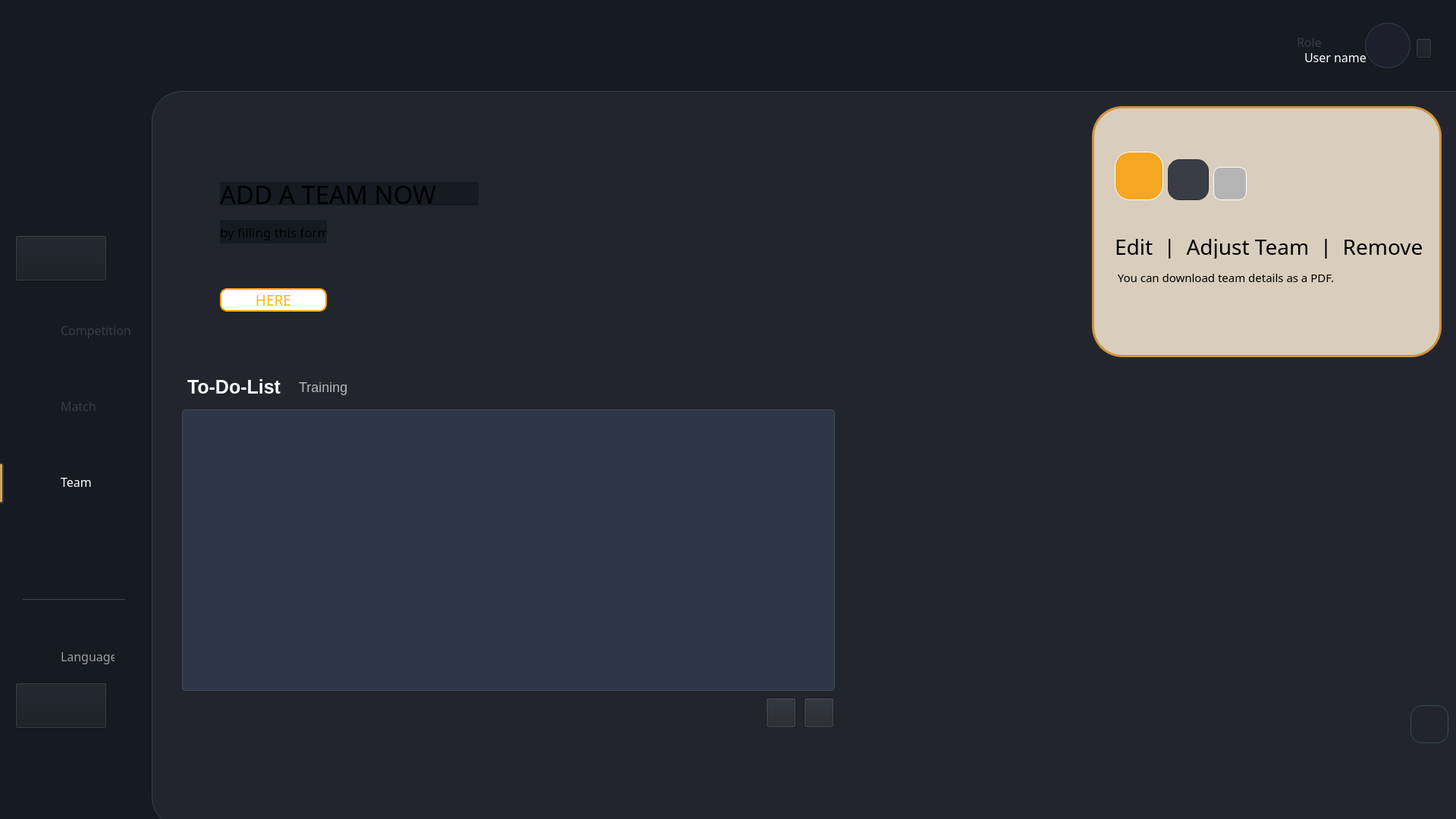
<?xml version="1.0" encoding="UTF-8"?>
<ui version="4.0">
 <class>teamwindow</class>
 <widget class="QWidget" name="MainWindow">
  <property name="geometry">
   <rect>
    <x>0</x>
    <y>0</y>
    <width>1920</width>
    <height>1080</height>
   </rect>
  </property>
  <property name="font">
   <font>
    <pointsize>10</pointsize>
   </font>
  </property>
  <property name="windowTitle">
   <string>MainWindow</string>
  </property>
  <property name="styleSheet">
   <string notr="true">background-color: #161A22;</string>
  </property>
  <widget class="QWidget" name="centralwidget" native="true">
   <property name="geometry">
    <rect>
     <x>0</x>
     <y>0</y>
     <width>2041</width>
     <height>1121</height>
    </rect>
   </property>
   <widget class="QLabel" name="label">
    <property name="geometry">
     <rect>
      <x>50</x>
      <y>30</y>
      <width>85</width>
      <height>85</height>
     </rect>
    </property>
    <property name="text">
     <string/>
    </property>
    <property name="pixmap">
     <pixmap resource="../images.qrc">:/img/logo_football.png</pixmap>
    </property>
    <property name="scaledContents">
     <bool>true</bool>
    </property>
   </widget>
   <widget class="QLabel" name="dashboard_2">
    <property name="geometry">
     <rect>
      <x>80</x>
      <y>320</y>
      <width>71</width>
      <height>31</height>
     </rect>
    </property>
    <property name="font">
     <font>
      <family>Franklin Gothic Book</family>
      <pointsize>12</pointsize>
     </font>
    </property>
    <property name="styleSheet">
     <string notr="true">background-color: transparent;
color:#393C44;</string>
    </property>
    <property name="text">
     <string>Player</string>
    </property>
   </widget>
   <widget class="QLabel" name="dashboard_7">
    <property name="geometry">
     <rect>
      <x>80</x>
      <y>420</y>
      <width>131</width>
      <height>31</height>
     </rect>
    </property>
    <property name="font">
     <font>
      <family>Franklin Gothic Book</family>
      <pointsize>12</pointsize>
     </font>
    </property>
    <property name="styleSheet">
     <string notr="true">background-color: transparent;
color:#393C44;</string>
    </property>
    <property name="text">
     <string>Competition</string>
    </property>
   </widget>
   <widget class="QLabel" name="dashboard_3">
    <property name="geometry">
     <rect>
      <x>80</x>
      <y>520</y>
      <width>71</width>
      <height>31</height>
     </rect>
    </property>
    <property name="font">
     <font>
      <family>Franklin Gothic Book</family>
      <pointsize>12</pointsize>
     </font>
    </property>
    <property name="styleSheet">
     <string notr="true">background-color: transparent;
color:#393C44;</string>
    </property>
    <property name="text">
     <string>Match</string>
    </property>
   </widget>
   <widget class="QLabel" name="dashboard_4">
    <property name="geometry">
     <rect>
      <x>80</x>
      <y>620</y>
      <width>61</width>
      <height>31</height>
     </rect>
    </property>
    <property name="font">
     <font>
      <family>Franklin Gothic Book</family>
      <pointsize>12</pointsize>
      <bold>false</bold>
     </font>
    </property>
    <property name="styleSheet">
     <string notr="true">background-color: transparent;
color:white;</string>
    </property>
    <property name="text">
     <string>Team</string>
    </property>
   </widget>
   <widget class="QPushButton" name="pushButton">
    <property name="geometry">
     <rect>
      <x>1840</x>
      <y>930</y>
      <width>50</width>
      <height>50</height>
     </rect>
    </property>
    <property name="styleSheet">
     <string notr="true">QPushButton#pushButton {
background-image: url(:/img/BACK.png);
border: 1px solid #3A4A5A; /* Subtle blue-gray border */
border-radius: 15px;
}
QPushButton#pushButton:hover {
    background-color: #d3d3d3;  /* Light grey */
    min-width: 110px;          /* 10% wider */
    min-height: 33px;          /* 10% taller */
}</string>
    </property>
    <property name="text">
     <string/>
    </property>
    <property name="icon">
     <iconset resource="../images.qrc">
      <normaloff>:/teamimg/ai.png</normaloff>:/teamimg/ai.png</iconset>
    </property>
    <property name="iconSize">
     <size>
      <width>100</width>
      <height>100</height>
     </size>
    </property>
   </widget>
   <widget class="QWidget" name="widget_2" native="true">
    <property name="geometry">
     <rect>
      <x>200</x>
      <y>120</y>
      <width>1851</width>
      <height>971</height>
     </rect>
    </property>
    <property name="styleSheet">
     <string notr="true">background-color: #22252D;
border-radius:40px;
border: 1px solid #364154; /* Subtle blue-gray border */
</string>
    </property>
    <widget class="QPushButton" name="pushButton_3">
     <property name="geometry">
      <rect>
       <x>1660</x>
       <y>810</y>
       <width>50</width>
       <height>50</height>
      </rect>
     </property>
     <property name="styleSheet">
      <string notr="true">QPushButton#pushButton_3 {
background-image: url(:/img/BACK.png);
border: 1px solid #3A4A5A; /* Subtle blue-gray border */
border-radius: 15px;
}
QPushButton#pushButton_3:hover {
    background-color: #d3d3d3;  /* Light grey */
    min-width: 110px;          /* 10% wider */
    min-height: 33px;          /* 10% taller */
}</string>
     </property>
     <property name="text">
      <string/>
     </property>
     <property name="icon">
      <iconset resource="../images.qrc">
       <normaloff>:/teamimg/ai.png</normaloff>:/teamimg/ai.png</iconset>
     </property>
     <property name="iconSize">
      <size>
       <width>100</width>
       <height>100</height>
      </size>
     </property>
    </widget>
    <widget class="QWidget" name="widget" native="true">
     <property name="geometry">
      <rect>
       <x>1240</x>
       <y>20</y>
       <width>461</width>
       <height>331</height>
      </rect>
     </property>
     <property name="styleSheet">
      <string notr="true">border: 3px solid #D0953C; /* Subtle blue-gray border */
background-color: #D9CEBD;</string>
     </property>
    </widget>
   </widget>
   <widget class="QLabel" name="label_3">
    <property name="geometry">
     <rect>
      <x>30</x>
      <y>320</y>
      <width>35</width>
      <height>35</height>
     </rect>
    </property>
    <property name="styleSheet">
     <string notr="true">background-color: transparent;</string>
    </property>
    <property name="text">
     <string/>
    </property>
    <property name="pixmap">
     <pixmap resource="../images.qrc">:/teamimg/Group 1.png</pixmap>
    </property>
    <property name="scaledContents">
     <bool>true</bool>
    </property>
   </widget>
   <widget class="QLabel" name="label_5">
    <property name="geometry">
     <rect>
      <x>30</x>
      <y>420</y>
      <width>27</width>
      <height>27</height>
     </rect>
    </property>
    <property name="styleSheet">
     <string notr="true">background-color: transparent;</string>
    </property>
    <property name="text">
     <string/>
    </property>
    <property name="pixmap">
     <pixmap resource="../images.qrc">:/teamimg/Vector.png</pixmap>
    </property>
    <property name="scaledContents">
     <bool>true</bool>
    </property>
   </widget>
   <widget class="QLabel" name="label_6">
    <property name="geometry">
     <rect>
      <x>30</x>
      <y>620</y>
      <width>28</width>
      <height>29</height>
     </rect>
    </property>
    <property name="styleSheet">
     <string notr="true">background-color: transparent;</string>
    </property>
    <property name="text">
     <string/>
    </property>
    <property name="pixmap">
     <pixmap resource="../images.qrc">:/teamimg/Group 2or.png</pixmap>
    </property>
    <property name="scaledContents">
     <bool>true</bool>
    </property>
   </widget>
   <widget class="QLabel" name="label_12">
    <property name="geometry">
     <rect>
      <x>30</x>
      <y>520</y>
      <width>34</width>
      <height>32</height>
     </rect>
    </property>
    <property name="styleSheet">
     <string notr="true">background-color: transparent;</string>
    </property>
    <property name="text">
     <string/>
    </property>
    <property name="pixmap">
     <pixmap resource="../images.qrc">:/img/Group 3.png</pixmap>
    </property>
    <property name="scaledContents">
     <bool>true</bool>
    </property>
   </widget>
   <widget class="Line" name="line">
    <property name="geometry">
     <rect>
      <x>30</x>
      <y>790</y>
      <width>135</width>
      <height>1</height>
     </rect>
    </property>
    <property name="styleSheet">
     <string notr="true">background-color: #393C44;</string>
    </property>
    <property name="orientation">
     <enum>Qt::Orientation::Horizontal</enum>
    </property>
   </widget>
   <widget class="QLabel" name="dashboard_5">
    <property name="geometry">
     <rect>
      <x>80</x>
      <y>850</y>
      <width>71</width>
      <height>31</height>
     </rect>
    </property>
    <property name="font">
     <font>
      <family>Franklin Gothic Book</family>
      <pointsize>12</pointsize>
     </font>
    </property>
    <property name="styleSheet">
     <string notr="true">background-color: transparent;
color: rgb(158, 158, 158);</string>
    </property>
    <property name="text">
     <string>Language</string>
    </property>
   </widget>
   <widget class="QLabel" name="dashboard_6">
    <property name="geometry">
     <rect>
      <x>80</x>
      <y>920</y>
      <width>71</width>
      <height>31</height>
     </rect>
    </property>
    <property name="font">
     <font>
      <family>Franklin Gothic Book</family>
      <pointsize>12</pointsize>
     </font>
    </property>
    <property name="styleSheet">
     <string notr="true">background-color: transparent;
color: rgb(158, 158, 158);</string>
    </property>
    <property name="text">
     <string>Log Out</string>
    </property>
   </widget>
   <widget class="QLabel" name="label_13">
    <property name="geometry">
     <rect>
      <x>30</x>
      <y>850</y>
      <width>28</width>
      <height>29</height>
     </rect>
    </property>
    <property name="styleSheet">
     <string notr="true">background-color: transparent;</string>
    </property>
    <property name="text">
     <string/>
    </property>
    <property name="pixmap">
     <pixmap>:/img/language.png</pixmap>
    </property>
    <property name="scaledContents">
     <bool>true</bool>
    </property>
   </widget>
   <widget class="QLabel" name="label_14">
    <property name="geometry">
     <rect>
      <x>30</x>
      <y>920</y>
      <width>28</width>
      <height>29</height>
     </rect>
    </property>
    <property name="styleSheet">
     <string notr="true">background-color: transparent;</string>
    </property>
    <property name="text">
     <string/>
    </property>
    <property name="pixmap">
     <pixmap resource="../images.qrc">:/img/logout.png</pixmap>
    </property>
    <property name="scaledContents">
     <bool>true</bool>
    </property>
   </widget>
   <widget class="Line" name="line_2">
    <property name="geometry">
     <rect>
      <x>-10</x>
      <y>610</y>
      <width>15</width>
      <height>54</height>
     </rect>
    </property>
    <property name="styleSheet">
     <string notr="true">QFrame#line_2 {
    background-color: #D8A353; /* Match the exact background color */
    border: 2px solid #2D3748; /* Darker border to contrast with background */
    border-radius: 3px;
}</string>
    </property>
    <property name="orientation">
     <enum>Qt::Orientation::Vertical</enum>
    </property>
   </widget>
   <widget class="QLabel" name="label_15">
    <property name="geometry">
     <rect>
      <x>1800</x>
      <y>30</y>
      <width>60</width>
      <height>60</height>
     </rect>
    </property>
    <property name="styleSheet">
     <string notr="true">background-color: transparent;</string>
    </property>
    <property name="text">
     <string/>
    </property>
    <property name="pixmap">
     <pixmap resource="../images.qrc">:/teamimg/Layer 2.png</pixmap>
    </property>
    <property name="scaledContents">
     <bool>true</bool>
    </property>
   </widget>
   <widget class="QLabel" name="label_16">
    <property name="geometry">
     <rect>
      <x>1870</x>
      <y>60</y>
      <width>16</width>
      <height>10</height>
     </rect>
    </property>
    <property name="styleSheet">
     <string notr="true">background-color: transparent;</string>
    </property>
    <property name="text">
     <string/>
    </property>
    <property name="pixmap">
     <pixmap resource="../images.qrc">:/img/Vectorrrr.png</pixmap>
    </property>
    <property name="scaledContents">
     <bool>true</bool>
    </property>
   </widget>
   <widget class="QLabel" name="dashboard_8">
    <property name="geometry">
     <rect>
      <x>1710</x>
      <y>40</y>
      <width>71</width>
      <height>31</height>
     </rect>
    </property>
    <property name="font">
     <font>
      <family>Franklin Gothic Book</family>
      <pointsize>12</pointsize>
     </font>
    </property>
    <property name="styleSheet">
     <string notr="true">background-color: transparent;
color:#393C44;</string>
    </property>
    <property name="text">
     <string>Role</string>
    </property>
   </widget>
   <widget class="QLabel" name="dashboard_9">
    <property name="geometry">
     <rect>
      <x>1720</x>
      <y>60</y>
      <width>81</width>
      <height>31</height>
     </rect>
    </property>
    <property name="font">
     <font>
      <family>Franklin Gothic Book</family>
      <pointsize>12</pointsize>
      <bold>false</bold>
     </font>
    </property>
    <property name="styleSheet">
     <string notr="true">background-color: transparent;
color:white;</string>
    </property>
    <property name="text">
     <string>User name</string>
    </property>
   </widget>
   <widget class="QLabel" name="label_17">
    <property name="geometry">
     <rect>
      <x>220</x>
      <y>60</y>
      <width>1368</width>
      <height>452</height>
     </rect>
    </property>
    <property name="styleSheet">
     <string notr="true">background-color: TRANSPARENT;</string>
    </property>
    <property name="text">
     <string/>
    </property>
    <property name="pixmap">
     <pixmap resource="../images.qrc">:/teamimg/pic.png</pixmap>
    </property>
    <property name="scaledContents">
     <bool>true</bool>
    </property>
   </widget>
   <widget class="QLabel" name="label_18">
    <property name="geometry">
     <rect>
      <x>290</x>
      <y>240</y>
      <width>341</width>
      <height>31</height>
     </rect>
    </property>
    <property name="font">
     <font>
      <family>Speedo</family>
      <pointsize>25</pointsize>
      <bold>false</bold>
     </font>
    </property>
    <property name="text">
     <string>ADD A TEAM NOW </string>
    </property>
   </widget>
   <widget class="QPushButton" name="pushButton_2">
    <property name="geometry">
     <rect>
      <x>290</x>
      <y>380</y>
      <width>141</width>
      <height>31</height>
     </rect>
    </property>
    <property name="font">
     <font>
      <family>HP Simplified Jpan</family>
      <pointsize>14</pointsize>
     </font>
    </property>
    <property name="styleSheet">
     <string notr="true">
QPushButton#pushButton_2 {
border: 2px solid orange; /* Subtle white border */
border-radius: 10px;
background-color: rgb(255, 255, 255);
color: rgb(255, 184, 19);
}
QPushButton#pushButton_2:hover {
    background-color: #ebebeb; /* Lighter shade on hover */

}

QPushButton#pushButton_2:pressed {
    background-color: #ffe9c6; /* Darker shade when pressed */

}</string>
    </property>
    <property name="text">
     <string>HERE</string>
    </property>
   </widget>
   <widget class="QLabel" name="label_20">
    <property name="geometry">
     <rect>
      <x>290</x>
      <y>290</y>
      <width>141</width>
      <height>31</height>
     </rect>
    </property>
    <property name="font">
     <font>
      <family>Arial Nova</family>
      <pointsize>13</pointsize>
      <bold>false</bold>
     </font>
    </property>
    <property name="text">
     <string>by filling this form</string>
    </property>
   </widget>
   <widget class="QLabel" name="label_2">
    <property name="geometry">
     <rect>
      <x>1510</x>
      <y>90</y>
      <width>443</width>
      <height>368</height>
     </rect>
    </property>
    <property name="styleSheet">
     <string notr="true">background-color: transparent;</string>
    </property>
    <property name="text">
     <string/>
    </property>
    <property name="pixmap">
     <pixmap resource="../images.qrc">:/teamimg/BALL.png</pixmap>
    </property>
    <property name="scaledContents">
     <bool>true</bool>
    </property>
   </widget>
   <widget class="QPushButton" name="pushButton_4">
    <property name="geometry">
     <rect>
      <x>1470</x>
      <y>200</y>
      <width>64</width>
      <height>64</height>
     </rect>
    </property>
    <property name="styleSheet">
     <string notr="true">/* Style for the pushButton_4 */
QPushButton#pushButton_4 {
    background-color: #F5A623; /* Original background color */
    color: #1A2633; /* Dark blue text */
    border: 1px solid white; /* Subtle white border */
    border-radius: 20px;
    min-width: 62px;
    min-height: 62px;
    
}

QPushButton#pushButton_4:hover {
    background-color: #ffdba2; /* Lighter shade on hover */
    min-width: 70px; /* Slight size increase */
    min-height: 70px;
    
}

QPushButton#pushButton_4:pressed {
    background-color: #d68f1e; /* Darker shade when pressed */
    min-width: 62px; /* Original size */
    min-height: 62px;
   
}</string>
    </property>
    <property name="text">
     <string/>
    </property>
    <property name="icon">
     <iconset resource="../images.qrc">
      <normaloff>:/teamimg/pencil.png</normaloff>:/teamimg/pencil.png</iconset>
    </property>
    <property name="iconSize">
     <size>
      <width>42</width>
      <height>42</height>
     </size>
    </property>
   </widget>
   <widget class="QPushButton" name="pushButton_5">
    <property name="geometry">
     <rect>
      <x>1540</x>
      <y>210</y>
      <width>54</width>
      <height>54</height>
     </rect>
    </property>
    <property name="styleSheet">
     <string notr="true">/* Style for the pushButton_5 */
QPushButton#pushButton_5 {
    background-color: #393C44; /* Original background color */
    color: #FFFFFF; /* White text for contrast */
    border: 1px solid #2c2f35; /* Subtle white border */
    border-radius: 15px;
    min-width: 52px;
    min-height: 52px;
   
}

QPushButton#pushButton_5:hover {
    background-color: #4A4E58; /* Lighter shade on hover */
    min-width: 60px; /* Slight size increase */
    min-height: 60px;
    
}

QPushButton#pushButton_5:pressed {
    background-color: #2D3037; /* Darker shade when pressed */
    min-width: 52px; /* Original size */
    min-height: 52px;
    
}</string>
    </property>
    <property name="text">
     <string/>
    </property>
    <property name="icon">
     <iconset resource="../images.qrc">
      <normaloff>:/teamimg/List.png</normaloff>:/teamimg/List.png</iconset>
    </property>
    <property name="iconSize">
     <size>
      <width>27</width>
      <height>27</height>
     </size>
    </property>
   </widget>
   <widget class="QPushButton" name="pushButton_6">
    <property name="geometry">
     <rect>
      <x>1600</x>
      <y>220</y>
      <width>44</width>
      <height>44</height>
     </rect>
    </property>
    <property name="styleSheet">
     <string notr="true">/* Style for the pushButton_6 */
QPushButton#pushButton_6 {
    background-color: #B4B4B4; /* Original background color */
    color: #1A2633; /* Dark blue text for contrast */
    border: 1px solid white; /* Subtle white border */
    border-radius: 10px;
    min-width: 42px;
    min-height: 42px;
  
}

QPushButton#pushButton_6:hover {
    background-color: #C5C5C5; /* Lighter shade on hover */
    min-width: 48px; /* Slight size increase */
    min-height: 48px;
}

QPushButton#pushButton_6:pressed {
    background-color: #A3A3A3; /* Darker shade when pressed */
    min-width: 42px; /* Original size */
    min-height: 42px;

}</string>
    </property>
    <property name="text">
     <string/>
    </property>
    <property name="icon">
     <iconset resource="../images.qrc">
      <normaloff>:/teamimg/delete.png</normaloff>:/teamimg/delete.png</iconset>
    </property>
    <property name="iconSize">
     <size>
      <width>25</width>
      <height>25</height>
     </size>
    </property>
   </widget>
   <widget class="QLabel" name="label_19">
    <property name="geometry">
     <rect>
      <x>1470</x>
      <y>310</y>
      <width>531</width>
      <height>31</height>
     </rect>
    </property>
    <property name="font">
     <font>
      <family>Impact</family>
      <pointsize>21</pointsize>
      <bold>false</bold>
     </font>
    </property>
    <property name="styleSheet">
     <string notr="true">background-color: transparent;</string>
    </property>
    <property name="text">
     <string>Edit  |  Adjust Team  |  Remove</string>
    </property>
   </widget>
   <widget class="QLabel" name="label_22">
    <property name="geometry">
     <rect>
      <x>1470</x>
      <y>350</y>
      <width>321</width>
      <height>31</height>
     </rect>
    </property>
    <property name="font">
     <font>
      <family>Arial Nova</family>
      <pointsize>11</pointsize>
      <bold>false</bold>
     </font>
    </property>
    <property name="styleSheet">
     <string notr="true">background-color: transparent;</string>
    </property>
    <property name="text">
     <string> You can download team details as a PDF.</string>
    </property>
   </widget>
   <widget class="QListView" name="listView">
    <property name="geometry">
     <rect>
      <x>240</x>
      <y>540</y>
      <width>861</width>
      <height>371</height>
     </rect>
    </property>
    <property name="styleSheet">
     <string notr="true">QListView#listView {
    background-color: #2D3748; /* Matches the sidebar background */
    border: 1px solid #4A4E58; /* Subtle border matching chart borders */
    border-radius: 5px; /* Slightly rounded corners for a modern look */
    color: #FFFFFF; /* White text for contrast */
    font: 12pt &quot;Arial&quot;; /* Matches the font style used elsewhere */
}

QListView#listView::item {
    background-color: #2D3748; /* Item background matches the list background */
    padding: 10px; /* Spacing for better readability */
    color: #FFFFFF; /* White text for items */
}

QListView#listView::item:hover {
    background-color: #F5A623; /* Golden highlight on hover to match accents */
    color: #1A2526; /* Dark text for contrast on hover */
}

QListView#listView::item:selected {
    background-color: #D8A353; /* Slightly lighter gold for selected items */
    color: #1A2526; /* Dark text for contrast when selected */
    border: none; /* Remove any default border */
}</string>
    </property>
   </widget>
   <widget class="QLabel" name="label_4">
    <property name="geometry">
     <rect>
      <x>230</x>
      <y>490</y>
      <width>171</width>
      <height>41</height>
     </rect>
    </property>
    <property name="font">
     <font>
      <pointsize>-1</pointsize>
      <bold>true</bold>
     </font>
    </property>
    <property name="styleSheet">
     <string notr="true">/* Style for the Adjust Team title label */
QLabel#label_4 {
    background-color: transparent; /* Dark background matching the app */
    color: #FFFFFF; /* White text for contrast */
    font-size: 25px; /* Larger font for title emphasis */
    font-weight: bold; /* Bold for a strong title appearance */
    padding: 5px 10px; /* Padding for a balanced look */
}</string>
    </property>
    <property name="text">
     <string>To-Do-List</string>
    </property>
   </widget>
   <widget class="QLabel" name="label_7">
    <property name="geometry">
     <rect>
      <x>380</x>
      <y>490</y>
      <width>171</width>
      <height>41</height>
     </rect>
    </property>
    <property name="font">
     <font>
      <pointsize>-1</pointsize>
      <bold>false</bold>
     </font>
    </property>
    <property name="styleSheet">
     <string notr="true">/* Style for the Adjust Team title label */
QLabel#label_7 {
    background-color: transparent; /* Dark background matching the app */
	color: rgb(186, 186, 186);
    font-size: 18px; /* Larger font for title emphasis */

    padding: 5px 10px; /* Padding for a balanced look */
}</string>
    </property>
    <property name="text">
     <string>Training</string>
    </property>
   </widget>
   <widget class="QPushButton" name="pushButton_7">
    <property name="geometry">
     <rect>
      <x>1060</x>
      <y>920</y>
      <width>40</width>
      <height>40</height>
     </rect>
    </property>
    <property name="styleSheet">
     <string notr="true">background-color: #22252D;</string>
    </property>
    <property name="text">
     <string/>
    </property>
    <property name="icon">
     <iconset resource="../images.qrc">
      <normaloff>:/teamimg/add.png</normaloff>:/teamimg/add.png</iconset>
    </property>
    <property name="iconSize">
     <size>
      <width>30</width>
      <height>30</height>
     </size>
    </property>
   </widget>
   <widget class="QPushButton" name="pushButton_8">
    <property name="geometry">
     <rect>
      <x>1010</x>
      <y>920</y>
      <width>40</width>
      <height>40</height>
     </rect>
    </property>
    <property name="styleSheet">
     <string notr="true">background-color: #22252D;</string>
    </property>
    <property name="text">
     <string/>
    </property>
    <property name="icon">
     <iconset resource="../images.qrc">
      <normaloff>:/teamimg/minus.png</normaloff>:/teamimg/minus.png</iconset>
    </property>
    <property name="iconSize">
     <size>
      <width>30</width>
      <height>30</height>
     </size>
    </property>
   </widget>
   <widget class="QLabel" name="currentUserPhotoLabel">
    <property name="geometry">
     <rect>
      <x>1800</x>
      <y>30</y>
      <width>60</width>
      <height>60</height>
     </rect>
    </property>
    <property name="styleSheet">
     <string notr="true">background: #1E1F2D;
border: 1px solid #3A3D4A;
border-radius: 	30px;
box-shadow: 0 4px 10px rgba(0, 0, 0, 0.2);</string>
    </property>
    <property name="text">
     <string/>
    </property>
    <property name="scaledContents">
     <bool>true</bool>
    </property>
   </widget>
   <widget class="QPushButton" name="logout">
    <property name="geometry">
     <rect>
      <x>20</x>
      <y>900</y>
      <width>121</width>
      <height>61</height>
     </rect>
    </property>
    <property name="styleSheet">
     <string notr="true">background: linear-gradient(45deg, #0288D1 0%, #03A9F4 100%);
border-radius: 30px;
transition: background 0.3s, transform 0.2s;
}
QPushButton:hover {
 background: linear-gradient(45deg, #03A9F4 0%, #4FC3F7 100%);
 transform: scale(1.1);
}
QPushButton:pressed {
 background: linear-gradient(45deg, #01579B 0%, #0288D1 100%);
 transform: scale(0.9);
}</string>
    </property>
    <property name="text">
     <string/>
    </property>
    <property name="icon">
     <iconset>
      <normaloff>:/images/logout.png</normaloff>:/images/logout.png</iconset>
    </property>
    <property name="iconSize">
     <size>
      <width>40</width>
      <height>40</height>
     </size>
    </property>
   </widget>
   <widget class="QPushButton" name="userbutton">
    <property name="geometry">
     <rect>
      <x>1867</x>
      <y>50</y>
      <width>21</width>
      <height>27</height>
     </rect>
    </property>
    <property name="styleSheet">
     <string notr="true">background: linear-gradient(45deg, #0288D1 0%, #03A9F4 100%);
border-radius: 30px;
transition: background 0.3s, transform 0.2s;
}
QPushButton:hover {
 background: linear-gradient(45deg, #03A9F4 0%, #4FC3F7 100%);
 transform: scale(1.1);
}
QPushButton:pressed {
 background: linear-gradient(45deg, #01579B 0%, #0288D1 100%);
 transform: scale(0.9);
}</string>
    </property>
    <property name="text">
     <string/>
    </property>
    <property name="icon">
     <iconset>
      <normaloff>:/images/logout.png</normaloff>:/images/logout.png</iconset>
    </property>
    <property name="iconSize">
     <size>
      <width>40</width>
      <height>40</height>
     </size>
    </property>
   </widget>
   <widget class="QPushButton" name="playerButton">
    <property name="geometry">
     <rect>
      <x>20</x>
      <y>310</y>
      <width>121</width>
      <height>61</height>
     </rect>
    </property>
    <property name="styleSheet">
     <string notr="true">background: linear-gradient(45deg, #0288D1 0%, #03A9F4 100%);
border-radius: 30px;
transition: background 0.3s, transform 0.2s;
}
QPushButton:hover {
 background: linear-gradient(45deg, #03A9F4 0%, #4FC3F7 100%);
 transform: scale(1.1);
}
QPushButton:pressed {
 background: linear-gradient(45deg, #01579B 0%, #0288D1 100%);
 transform: scale(0.9);
}</string>
    </property>
    <property name="text">
     <string/>
    </property>
    <property name="icon">
     <iconset>
      <normaloff>:/images/logout.png</normaloff>:/images/logout.png</iconset>
    </property>
    <property name="iconSize">
     <size>
      <width>40</width>
      <height>40</height>
     </size>
    </property>
   </widget>
   <zorder>label</zorder>
   <zorder>dashboard_2</zorder>
   <zorder>dashboard_7</zorder>
   <zorder>dashboard_3</zorder>
   <zorder>dashboard_4</zorder>
   <zorder>pushButton</zorder>
   <zorder>label_3</zorder>
   <zorder>label_5</zorder>
   <zorder>label_6</zorder>
   <zorder>label_12</zorder>
   <zorder>line</zorder>
   <zorder>dashboard_5</zorder>
   <zorder>dashboard_6</zorder>
   <zorder>label_13</zorder>
   <zorder>label_14</zorder>
   <zorder>line_2</zorder>
   <zorder>label_15</zorder>
   <zorder>label_16</zorder>
   <zorder>dashboard_8</zorder>
   <zorder>dashboard_9</zorder>
   <zorder>widget_2</zorder>
   <zorder>label_17</zorder>
   <zorder>label_18</zorder>
   <zorder>pushButton_2</zorder>
   <zorder>label_20</zorder>
   <zorder>label_2</zorder>
   <zorder>pushButton_4</zorder>
   <zorder>pushButton_5</zorder>
   <zorder>pushButton_6</zorder>
   <zorder>label_19</zorder>
   <zorder>label_22</zorder>
   <zorder>listView</zorder>
   <zorder>label_4</zorder>
   <zorder>label_7</zorder>
   <zorder>pushButton_7</zorder>
   <zorder>pushButton_8</zorder>
   <zorder>currentUserPhotoLabel</zorder>
   <zorder>logout</zorder>
   <zorder>userbutton</zorder>
   <zorder>playerButton</zorder>
  </widget>
  <widget class="QStatusBar" name="statusbar">
   <property name="geometry">
    <rect>
     <x>0</x>
     <y>0</y>
     <width>3</width>
     <height>22</height>
    </rect>
   </property>
  </widget>
 </widget>
 <resources>
  <include location="../images.qrc"/>
 </resources>
 <connections/>
</ui>
